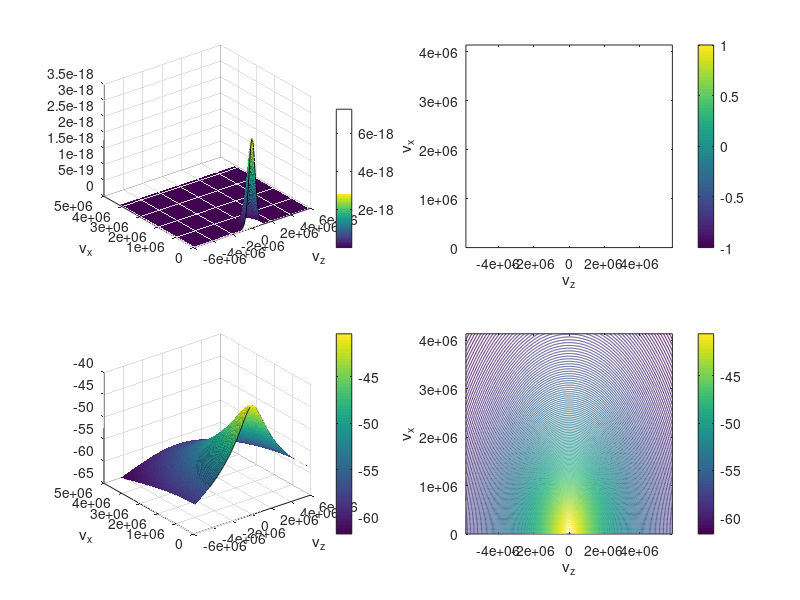

Here is the MATLAB script that generated this plot:
% 2024-12-10 14:32 Hua-sheng XIE, huashengxie@gmail.com, ENN
% Generate distribution function f(vpara,vperp) on grid
% 24-12-22 14:51 add shell and slowing down

close all; clear; clc;

% constants
% % Default SI unit
c2=(2.99792458E8)^2; % speed of ligth c^2
epsilon0=8.854187817E-12;
mu0=1/(c2*epsilon0);
kB=1.38064852e-23;
qe=1.60217662e-19; % electron charge, coulombs
mp=1.6726219e-27; % proton mass, kg
me=9.1094e-31; % electron mass, kg

munit=mp; % set the default normalization for mass

% ms0=5.447e-4; % m_unit
ms0=1.0; % m_unit
Tzs0=1986.734; % eV
Tps0=993.367; % eV
vdsz0=0.0; % c
vdsr0=0.00; % c

ms=ms0*munit; % * unit mass, -> kg, 18-12-23 22:59
Tzs=Tzs0*qe/kB; % T//, eV -> K (eV -> J * J -> K)
Tps=Tps0*qe/kB; % Tpr, eV -> K
vdsz=vdsz0*sqrt(c2); % vds_z, speed of light c -> m/s
vdsr=vdsr0*sqrt(c2); % vds_r, speed of light c -> m/s
% vtzs=sqrt(2*kB*Tzs./ms); % para thermal velocity, note the sqrt(2)
% vtps=sqrt(2*kB*Tps./ms); % perp thermal velocity, note the sqrt(2)

kappa=4.0;
vtzs=sqrt(2*(1-1.5/kappa)*kB*Tzs./ms); % para thermal velocity, note the sqrt(2)
vtps=sqrt(2*(1-1.5/kappa)*kB*Tps./ms); % perp thermal velocity, note the sqrt(2)
% vtzs=sqrt(2*(1-0.5/kappa)*kB*Tzs./ms); % para thermal velocity, note the sqrt(2)
% vtps=sqrt(2*(1-1/kappa)*kB*Tps./ms); % perp thermal velocity, note the sqrt(2)

icase=2;
sid=1; % species number index

vtx=vtps; vtz=vtzs; vdz=vdsz; vdx=vdsr;

dvx=0.05*vtx; dvz=0.05*vtz;
% [vz,vx]=ndgrid((-8*vtz:dvz:8*vtz)+vdz,0:dvx:8*vtx); % (vpara,vperp) grid
[vz,vx]=ndgrid((-12*vtz:dvz:12*vtz)+vdz,0:dvx:12*vtx); % (vpara,vperp) grid
% [vz,vx]=ndgrid((-4*vtz:dvz:4*vtz)+0*vdz,0:dvx:4*vtx); % (vpara,vperp) grid

if(icase==1) % drift bi-Maxwellian ring beam
    bs=vdsr/vtps;
    As=exp(-bs^2)+sqrt(pi)*bs*erfc(-bs);
    coef=1/(sqrt(pi^3)*vtz*vtx^2*As);
    fv=coef*exp(-(vz-vdz).^2/vtz^2-(vx-vdx).^2/vtx^2);
elseif(icase==2) % bi-kappa
    % kappa=4.0;
    coef=1/(sqrt(pi^3*kappa^3)*vtz*vtx^2)*exp(gammaln(kappa+1)-gammaln(kappa-0.5));
    fv=coef*(1+(vz-vdz).^2/(kappa*vtz^2)+vx.^2/(kappa*vtx^2)).^(-kappa-1);
elseif(icase==3) % product bi-kappa
    kappaz=kappa; kappax=kappa;
    coef=1/(sqrt(pi^3*kappaz)*vtz*vtx^2)*exp(gammaln(kappaz+1)-gammaln(kappaz+0.5));
    fv=coef*(1+(vz-vdz).^2/(kappaz*vtz^2)).^(-kappaz-1).*(1+vx.^2/(kappax*vtx^2)).^(-kappax-1);
    % coef=1/(sqrt(pi^3*kappaz)*vtz*vtx^2)*(1-1/kappax)*exp(gammaln(kappaz)-gammaln(kappaz-0.5));
    % fv=coef*(1+(vz-vdz).^2/(kappaz*vtz^2)).^(-kappaz).*(1+vx.^2/(kappax*vtx^2)).^(-kappax);
elseif(icase==6) % kappa-Maxwellian, Bai2024PoP
    % kappa=4.0;
    coef=1/(sqrt(pi^3*kappa)*vtz*vtx^2)*exp(gammaln(kappa)-gammaln(kappa-0.5));
    fv=coef*(1+(vz-vdz).^2/(kappa*vtz^2)).^(-kappa).*exp(-vx.^2/vtx^2);
elseif(icase==4) % shell, 24-12-22 14:51
    bs=vdx/vtx;
    As=2/sqrt(pi)*bs*exp(-bs^2)+(2*bs^2+1)*erfc(-bs);
    coef=1/(sqrt(pi^3)*vtx^3*As);
    fv=coef*exp(-(sqrt(vz.^2+vx.^2)-vdx).^2./vtx^2);
    % fv=exp(-(sqrt(vz.^2+vx.^2)-vdz).^2./vtz^2);
elseif(icase==5) % slowing down, 24-12-22 14:
    coef=3/(4*pi*log(1+vdx^3/vtx^3));
    fv=coef*(sqrt(vz.^2+vx.^2)<=vdx)./(sqrt(vz.^2+vx.^2).^3+vtx^3);
    % fv=1./(sqrt(vz.^2+vx.^2).^3+vtz^3);
    % fv=(sqrt(vz.^2+vx.^2)<=vdz)./(sqrt(vz.^2+vx.^2).^3+vtz^3);
end
sumfv=2*pi*sum(sum(fv.*vx))*dvx*dvz; % should be normalized to 1

fvdat.vx=vx; fvdat.vz=vz; fvdat.fv=fv; fvdat.dvx=dvx; fvdat.dvz=dvz;
fvdat.vtx=vtx; fvdat.vtz=vtz; fvdat.vdx=vdx; fvdat.vdz=vdz;
save(['fvdata',num2str(sid),'.mat'],'fvdat');

%%
close all;
subplot(221);
surf(vz,vx,fv); colorbar;
xlabel('v_z');ylabel('v_x');
subplot(222);
contour(vz,vx,fv,150); colorbar;
xlabel('v_z');ylabel('v_x');

subplot(223);
surf(vz,vx,log(fv)); colorbar;
xlabel('v_z');ylabel('v_x');
subplot(224);
contour(vz,vx,log(fv),150); colorbar;
xlabel('v_z');ylabel('v_x');